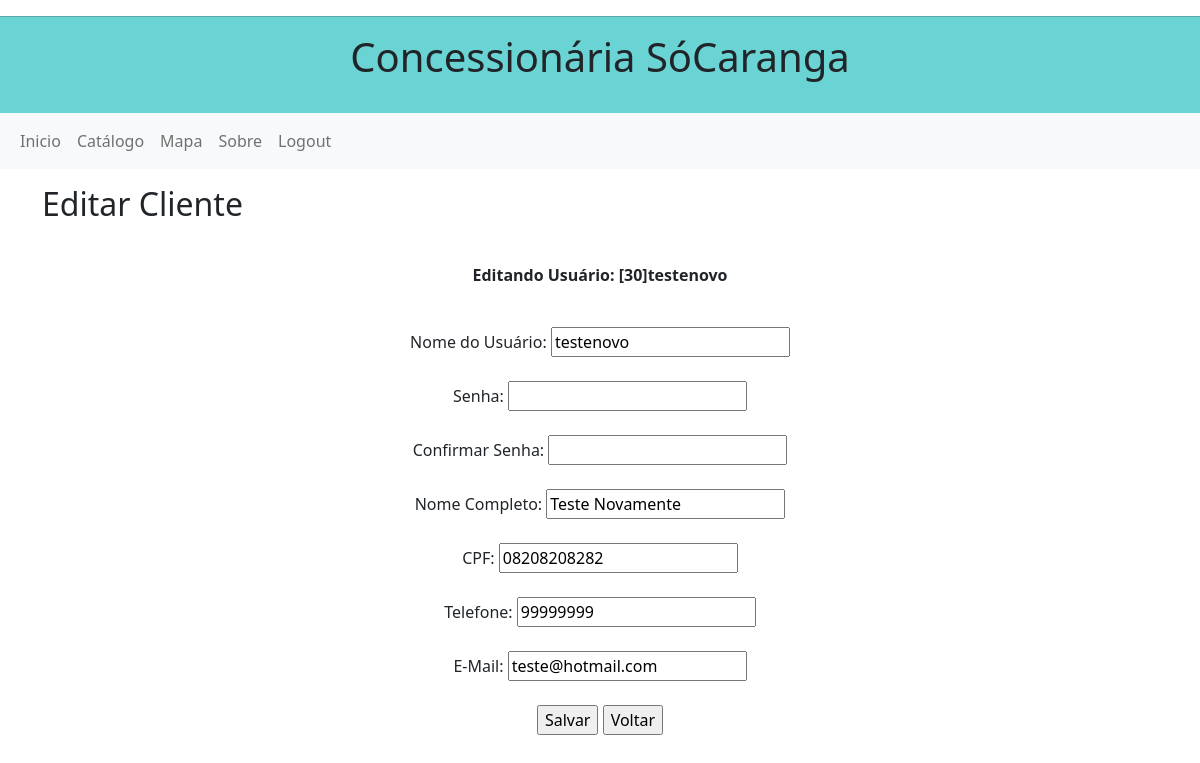
/editar_cliente.php?id_editar=30, run on the app's committed database.
### tables this page shows
CREATE TABLE `tb_usuario` (
  `id_usuario` int(3) NOT NULL,
  `nome_usuario` varchar(100) NOT NULL,
  `senha` varchar(100) NOT NULL,
  `confirm_senha` varchar(100) NOT NULL,
  `nome` varchar(100) NOT NULL,
  `cpf` varchar(20) NOT NULL,
  `telefone` varchar(45) NOT NULL,
  `email` varchar(45) NOT NULL,
  `perfil` int(1) NOT NULL
);

### editar_cliente.php (the view, shortened to what this page needs)
<!DOCTYPE html>
<?php
    $id_get = $_GET['id_editar'];
    include 'conexao.php';
    $sql = "SELECT * FROM tb_usuario WHERE id_usuario = '$id_get'";
    $clientes = $conn -> prepare($sql);
    $clientes -> execute();
    foreach($clientes AS $i){
        $sel_nome_usuario = $i['nome_usuario'];
        $sel_nome = $i['nome'];
        $sel_cpf = $i['cpf'];
        $sel_telefone = $i['telefone'];
        $sel_email = $i['email'];
    }
?>
<html lang="pt-br">
<head>
    <link href="https://cdn.jsdelivr.net/npm/bootstrap@5.1.3/dist/css/bootstrap.min.css" rel="stylesheet">
</head>
<body>
    <p align='center'><?php include 'menu.php'; ?></p>
    <div class="container">
        <h2>Editar Cliente</h2>
        <br>
        <p align='center'><b><?php echo "Editando Usuário: [$id_get]$sel_nome_usuario" ?></b></p>
        <br>
        <form action="" method="POST" align='center'>
            Nome do Usuário:
            <input type="text" name="nome_usuario" value= "<?php echo $sel_nome_usuario; ?>">
            <br>
            <br>
            Senha:
            <input type="password" name="senha">
            <br>
            <br>
            Confirmar Senha:
            <input type="password" name="confirm_senha">
            <br>
            <br>
            Nome Completo:
            <input type="text" name="nome" value= "<?php echo $sel_nome; ?>">
            <br>
            <br>
            CPF:
            <input type="text" name="cpf" value= "<?php echo $sel_cpf; ?>">
            <br>
            <br>
            Telefone:
            <input type="text" name="telefone" value= "<?php echo $sel_telefone; ?>">
            <br>
            <br>
            E-Mail:
            <input type="text" name="email" value= "<?php echo $sel_email; ?>">
            <br>
            <br>
            <input type="submit" value="Salvar" name="salvar">
            <input type="button" value="Voltar" onClick="window.history.back();">
        </form>
    </div>
</body>
</html>

### data on the page
tb_usuario: nome_usuario "testenovo", nome "Teste Novamente", cpf "08208208282", telefone "99999999", email "teste@hotmail.com"

### other printed values
$id_get "30"
